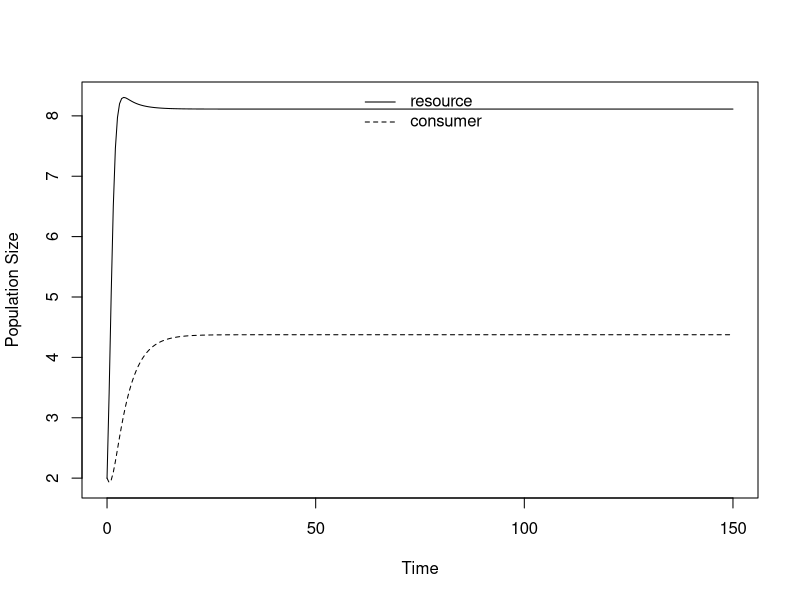
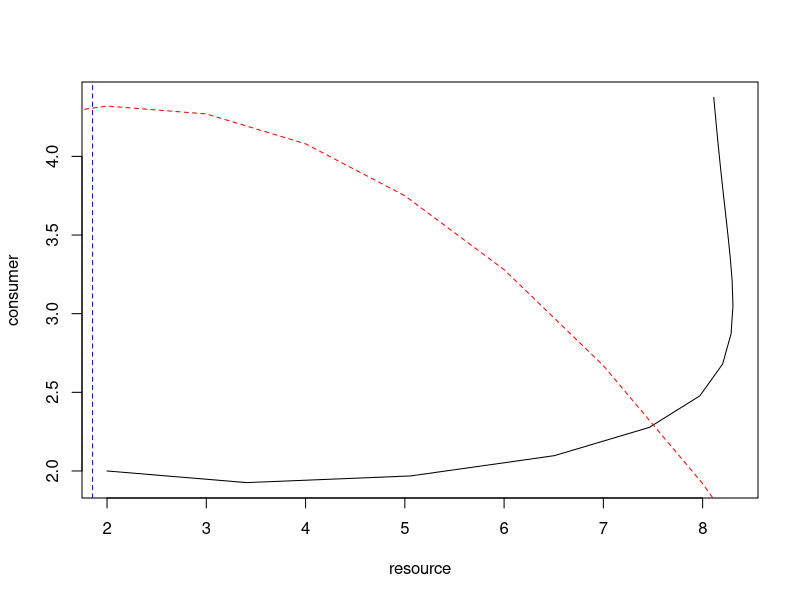

The R source for these figures, in order:
library(deSolve)

predprey.ratio <- function(t, y, p) {
  R <- y[1]
  C <- y[2]
  with(as.list(p), {
    dR.dt <- r * R * (1 - R / k) - a * C * (R/C)/(1 + a * h * (R/C))
    dC.dt <- e * a * (R/C) * C/(1 + a * h * (R/C)) - d * C
    list(c(dR.dt, dC.dt))
  })
}

r <- 2
e <- 0.5
a <- 0.5
d <- 0.35
k <- 10
h <- 0.35

R0 <- 2
C0 <- 2

params.RosMac1 <- c(a = a, r = r, d = d, e = e, k = k, h = h)
MaxTime <- 150 # you can increase MaxTime if you think the dynamics have not yet reached their "endpoint"
Time <- seq(0, MaxTime, by = 0.5)
RosMac.out <- ode(c(R0, C0), Time, predprey.ratio, params.RosMac1)

matplot(Time, (RosMac.out[, 2:3]), type = "l", lty = 1:2, col=1, ylab = "Population Size", xlab="Time")
legend("top", c(expression("resource"), expression("consumer")), lty = 1:2, bty = "n")

plot(RosMac.out[, 2], RosMac.out[, 3], type = "l",  lty = 1, col = 1, ylab = "consumer", xlab = "resource")
abline(v = d / (e * (a - d*h)), lty = 2, col = "blue") # consumer isocline, a vertical line
# to produce the graph for the resource isocline requires a bit more work since the now becomes a "curve" instead of a straight line
R <- 0:k
Riso <- expression(r / (a * k) * (k -R) * (1 + a * h * R))
RisoStable <- eval(Riso)
lines(R, RisoStable, type = "l", lty =2, ylab = "consumer", xlab = "resource", col = "red", ylim = c(0, 10)) # resource isocline
